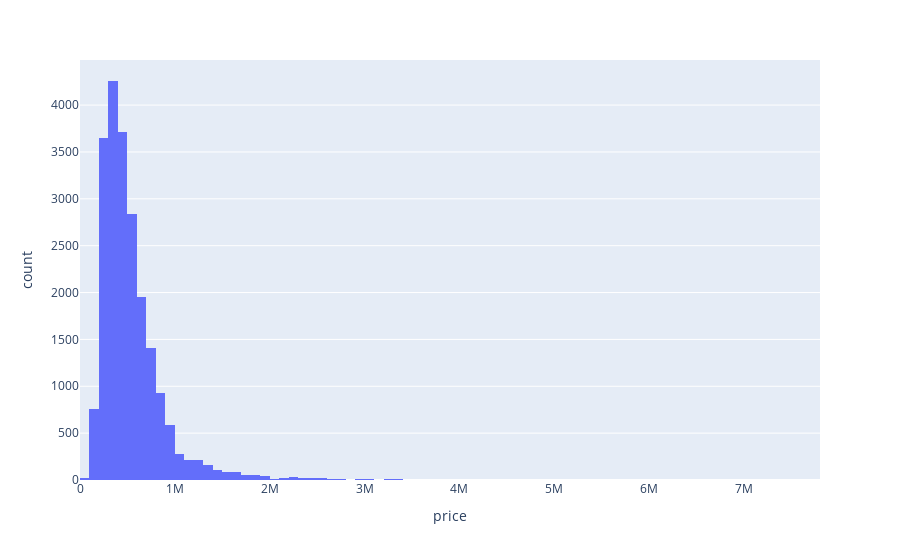

Notebook source saved alongside this figure:
### Code cell
histogram_fig

### Figure 1 — Plotly figure (JSON) as saved in the notebook; plotly's stock layout.template omitted (floating-point values rounded to 4 significant figures; data arrays with more than 128 entries replaced by an {"elided": "..."} marker saying what was removed)
{"data": [{"alignmentgroup": "True", "bingroup": "x", "hovertemplate": "price=%{x}<br>count=%{y}<extra></extra>", "legendgroup": "", "marker": {"color": "#636efa", "pattern": {"shape": ""}}, "name": "", "nbinsx": 100, "offsetgroup": "", "orientation": "v", "showlegend": false, "type": "histogram", "x": {"elided": "21613 int values"}, "xaxis": "x", "yaxis": "y"}], "layout": {"barmode": "relative", "legend": {"tracegroupgap": 0}, "margin": {"t": 60}, "xaxis": {"anchor": "y", "domain": [0, 1], "title": {"text": "price"}}, "yaxis": {"anchor": "x", "domain": [0, 1], "title": {"text": "count"}}}}
